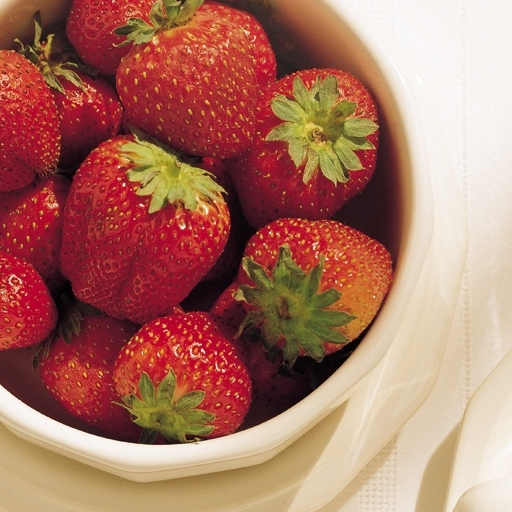
#> input picture Lab/Immagini/fragole.jpg, 512 x 512 px, found by its file name
$ python '1)Esercizio1.1.py'
#> lines starting #> are read from the running program, lines starting #| are printed output that depends on the picture
### Lab/myLibreria.py
# -*- coding: utf-8 -*-

import numpy as np # importa Numpy
import matplotlib.pyplot as plt # importa Matplotlib
import scipy.ndimage as ndi # importa Scipy per le immagini
import skimage.io as io # importa il modulo Input/Output di SK-Image
import skimage.exposure as exp
from skimage.feature import local_binary_pattern
from bitop import bitget

# [260 lines left out: functions vediJpg, vediRAW, vediRGB, vediFalsiColori, dividiRGB, annullaComponenteRGB and 10 more, not called in this run]


def rgb2cmy(x):
    """converte immagine RGB in CMY"""
    C = 1 - x[:,:,0]
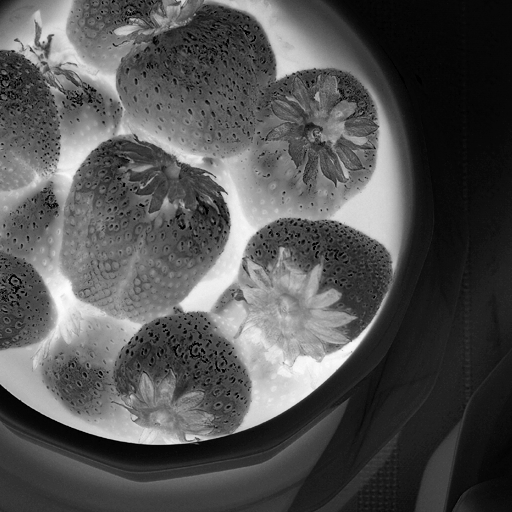
#> C: shape (512, 512) float64; min 0, max 0.992, mean 0.328
    M = 1 - x[:,:,1]
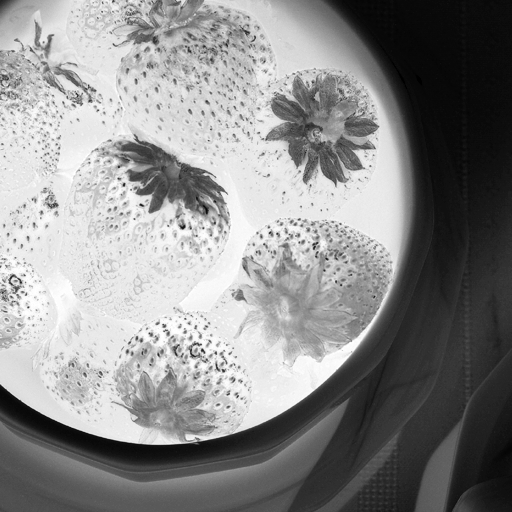
#> M: shape (512, 512) float64; min 0, max 1, mean 0.547
    Y = 1 - x[:,:,2]
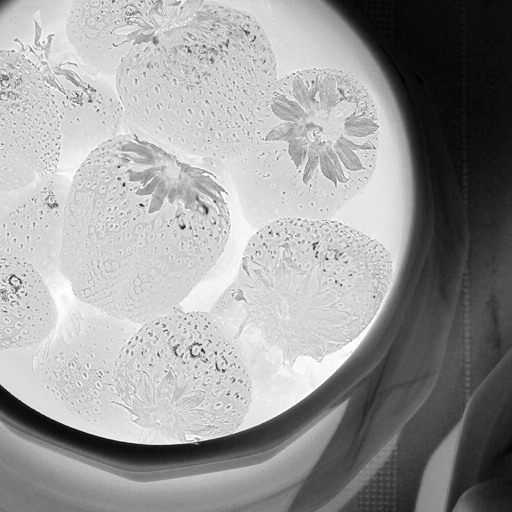
#> Y: shape (512, 512) float64; min 0, max 1, mean 0.61
    return np.stack((C,M,Y),-1)
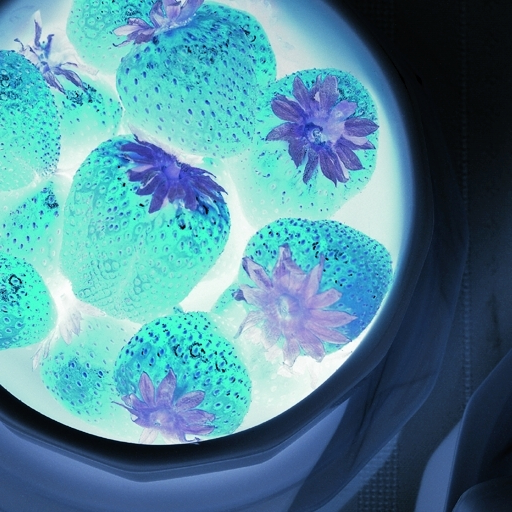
#> returned value: shape (512, 512, 3) float64; mean of channels 0, 1, 2 0.328, 0.547, 0.61; drawn as R, G, B

# [12 lines left out: functions cmy2rgb, extract_feat, not called in this run]


### Lab/Lab5/1)Esercizio1.1.py
# -*- coding: utf-8 -*-

import numpy as np
import matplotlib.pyplot as plt
import skimage.io as io
from skimage.color import rgb2hsv, hsv2rgb
import scipy.ndimage as ndi
from pathlib import Path
import myLibreria as my

path_immagini = Path(r"C:\Users\lucia\Desktop\FilePc\Uni\Magistrale\ESM\Laboratorio\Immagini")

"converti in CMY, N.B QUESTO EQUIVALE AL NEAGTIVO)"""
# [5 lines of commented-out code are left out]

"converti in CMYK"
def rgbcmyk(x):
    C = 1 - x[:,:,0]
    M = 1 - x[:,:,1]
    Y = 1 - x[:,:,2]
    K = np.minimum(C,M,Y)
    newC = (C - K)
    newM = (M - K)
    newY = (Y - K)

    return np.stack((newC,newM,newY,K),-1)


x = np.float64(io.imread(path_immagini/"fragole.jpg"))/255
plt.figure('originale'); plt.imshow(x)

y = my.rgb2cmy(x)
plt.figure('convertita in CMYK'); plt.imshow(y)

"converti in HSI"
z = rgb2hsv(x)
#> z: shape (512, 512, 3) float64; mean of channels 0, 1, 2 0.362, 0.502, 0.672
plt.figure('immagine convertita in HSV'); plt.imshow(z)

$ run again, with Lab/Immagini/azzurro.jpg copied over Lab/Immagini/fragole.jpg
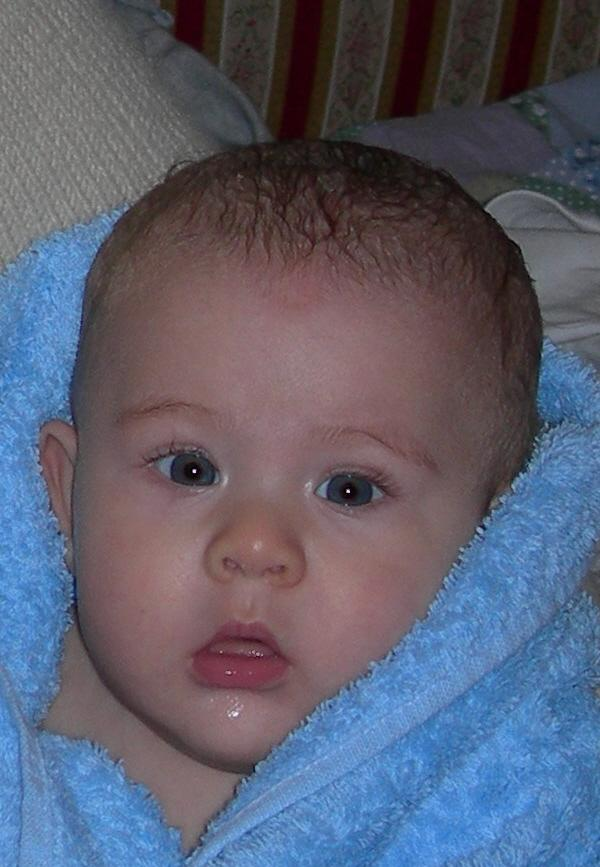
#> input picture Lab/Immagini/azzurro.jpg, 600 x 867 px, found by its file name
#> in rgb2cmy, `Y = 1 - x[:,:,2]`:
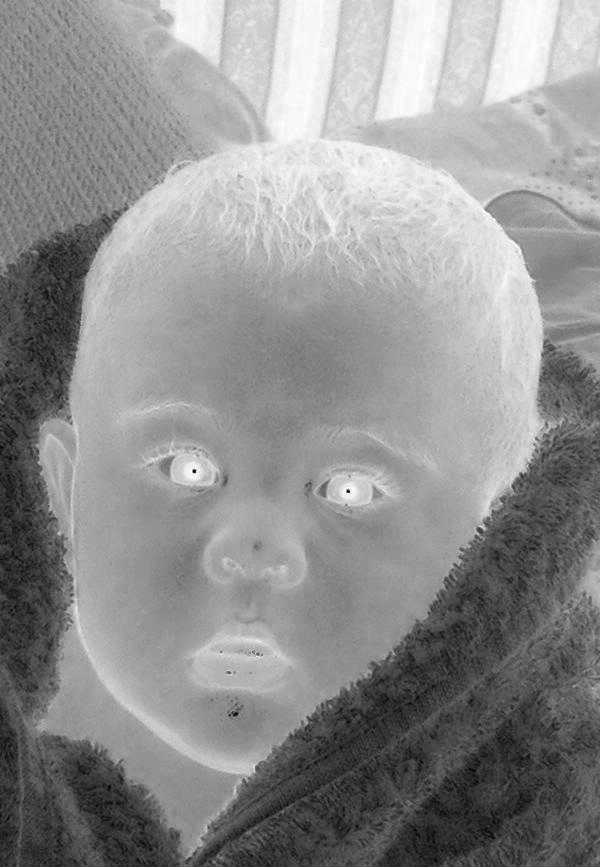
#> Y: shape (867, 600) float64; min 0, max 1, mean 0.564
#> in rgb2cmy, `return np.stack((C,M,Y),-1)`:
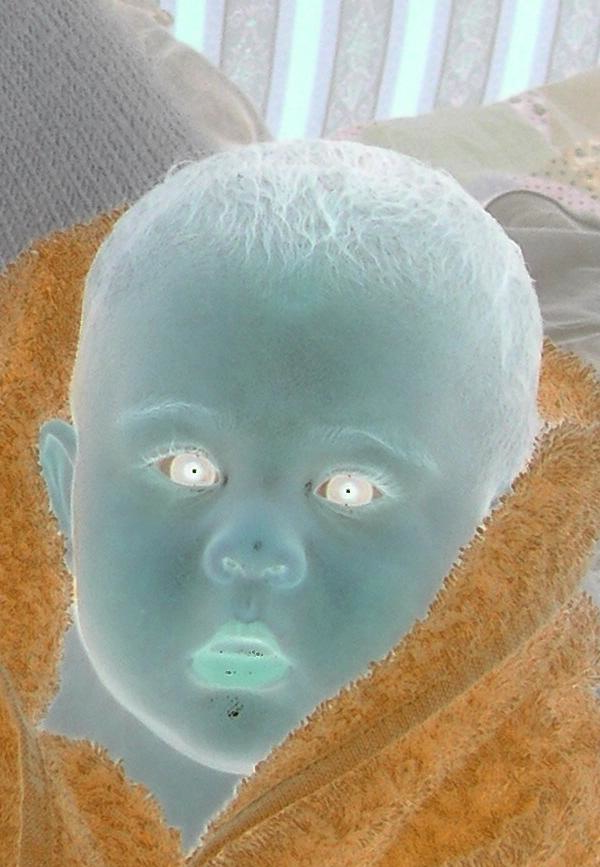
#> returned value: shape (867, 600, 3) float64; mean of channels 0, 1, 2 0.641, 0.631, 0.564; drawn as R, G, B
#> z: shape (867, 600, 3) float64; mean of channels 0, 1, 2 0.53, 0.327, 0.482
